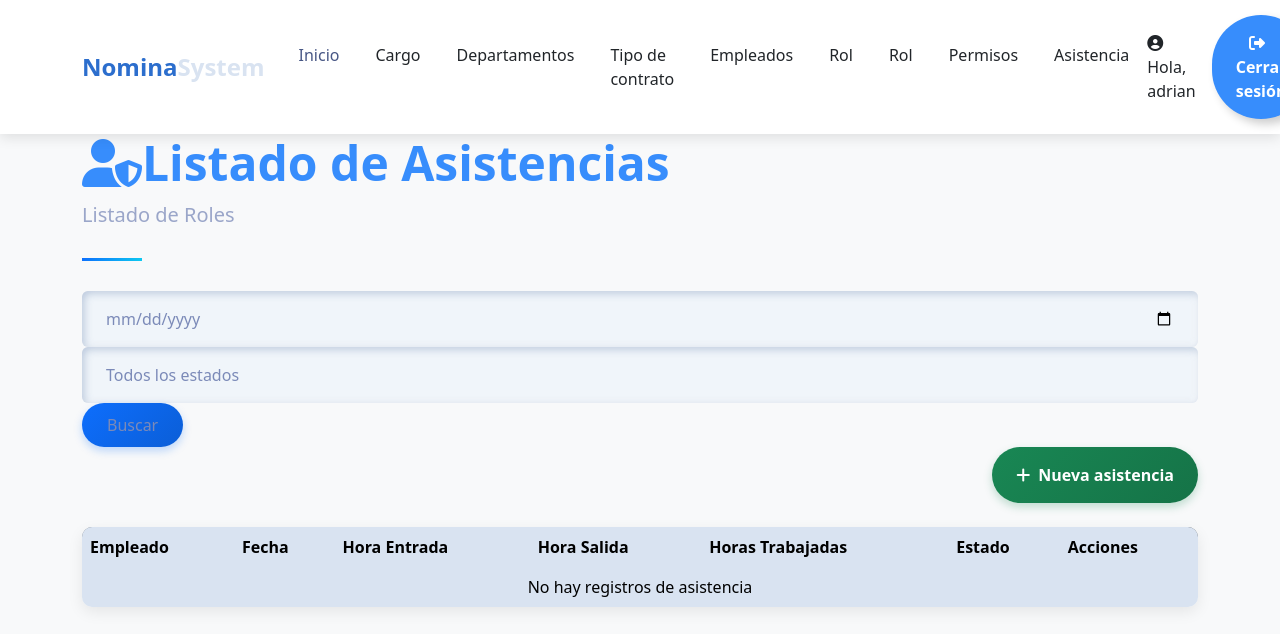
The page /payroll/list/asistencia/ (signed in) on the database as committed earlier.
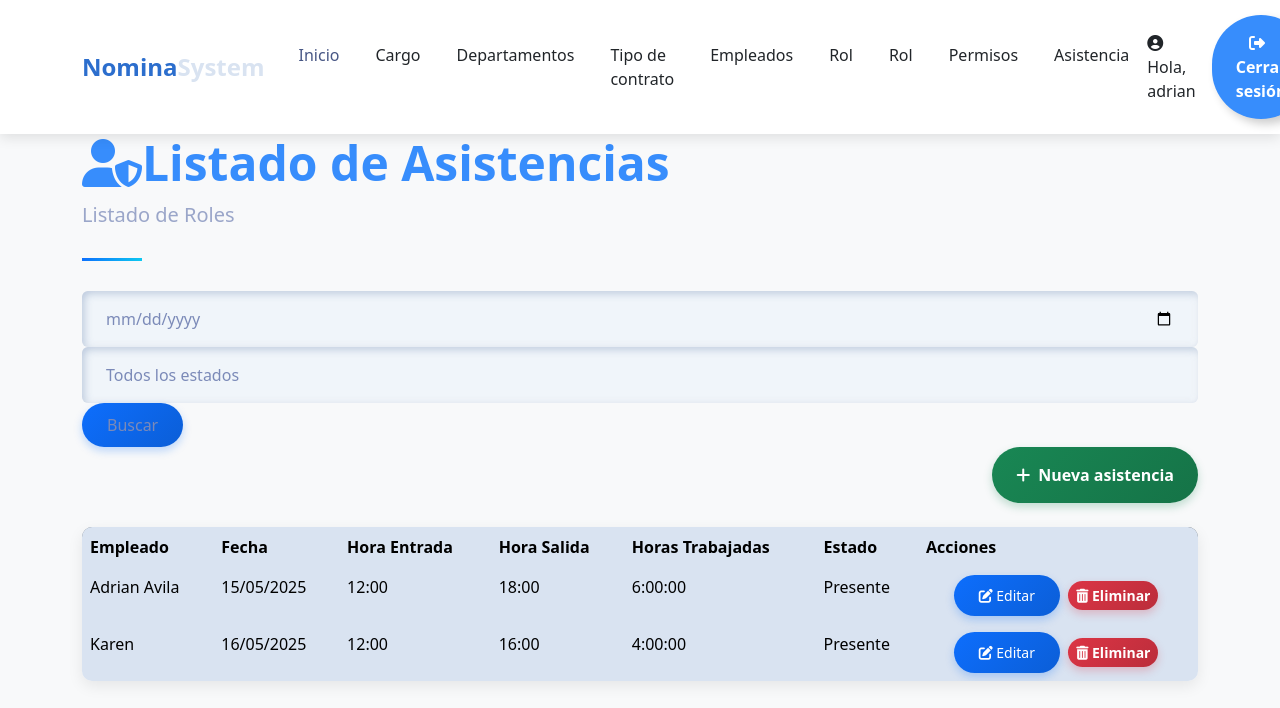
The same page on the database as committed later.
### payroll/models.py (models this page shows, shortened)
class Asistencia(models.Model):
    ESTADO_CHOICES = (
        ('P', 'Presente'),
        ('A', 'Ausente'),
        ('T', 'Tardanza'),
        ('V', 'Vacaciones'),
    )
    employee = models.ForeignKey(Employee, on_delete=models.CASCADE)
    fecha = models.DateField()
    hora_entrada = models.TimeField(null=True, blank=True)
    hora_salida = models.TimeField(null=True, blank=True)
    estado = models.CharField(max_length=1, choices=ESTADO_CHOICES, default='P')
    observaciones = models.TextField(blank=True)
    is_active = models.BooleanField(default=True)
    @property
    def horas_trabajadas(self):
        if self.hora_entrada and self.hora_salida:
            entrada = datetime.datetime.combine(self.fecha, self.hora_entrada)
            salida = datetime.datetime.combine(self.fecha, self.hora_salida)
            return salida - entrada
        return datetime.timedelta(0)

class Employee(models.Model):
    SEX_CHOICES = [
        ('M', 'Masculino'),
        ('F', 'Femenino'),
        ]
    name = models.CharField(max_length=100)
    dni = models.CharField(max_length=10, unique=True)
    address = models.TextField()
    sex = models.CharField(max_length=1, choices=SEX_CHOICES)
    salary = models.DecimalField(max_digits=10, decimal_places=2, validators=[MinValueValidator(0.01)])
    position = models.ForeignKey(Position, on_delete=models.CASCADE)
    department = models.ForeignKey(Department,on_delete=models.CASCADE)
    contract_type = models.ForeignKey(ContractType,on_delete=models.CASCADE)

### payroll/views/asistencia.py (the view)
# urls.py: path('list/asistencia/', asistencia.list_asistencia, name='list_asistencia'),
@login_required(login_url='sign_in')
def list_asistencia(request):
    try:
        asistencias = Asistencia.objects.all()
        context = paginator(request, asistencias)
        return render(request, 'asistencia/list_asistencia.html', context)
    except Exception as e:
        return render(request, 'asistencia/list_asistencia.html', {'error': str(e)})

### payroll/helpers/utilies.py (called while the page is built)
def paginator(request,objects):
    paginator=Paginator(objects,3)
    page_number=request.GET.get('page')
    registers=paginator.get_page(page_number)
    current_page = registers.number
    total_pages = paginator.num_pages
    pages_range = []
    for i in range(1, total_pages + 1):
        if abs(i - current_page) <= 2 or i == 1 or i == total_pages:
            pages_range.append(i)
    return {'registers': registers,'pages_range':pages_range,'current_page':current_page}

### template/asistencia/list_asistencia.html (shortened to what this page needs)
{% extends 'layout/base_nav.html' %}
{% load static %}
{% block extra_css %}
<link href="{% static 'css/tablestyle.css' %}" rel="stylesheet">
{% endblock %}
{% block content %}
<div class="container">
    <header class="page-header">
        <h1 class="display-5 fw-bold text-primary">
            <i class="fas fa-user-shield"></i>Listado de Asistencias
        </h1>
        <p class="lead text-muted">Listado de Roles</p>
    </header>
    <form method="get" class="search-bar">
        <input type="date" name="fecha" class="form-control">
        <select name="estado" class="form-control">
            <option value="">Todos los estados</option>
        </select>
        <button class="btn btn-primary">Buscar</button>
    </form>
    <div class="d-flex justify-content-end mb-4">
        <a class="btn btn-success" href="{% url 'payroll:create_asistencia' %}" style="color: white;">
            <i class="fas fa-plus me-2"></i>Nueva asistencia
        </a>
    </div>
    <table class="table">
        <thead>
            <tr>
                <th>Empleado</th>
                <th>Fecha</th>
                <th>Hora Entrada</th>
                <th>Hora Salida</th>
                <th>Horas Trabajadas</th>
                <th>Estado</th>
                <th>Acciones</th>
            </tr>
        </thead>
    <tbody>
    {% for item in registers %}
    <tr>
        <td>{{ item.employee.name }}</td>
        <td>{{ item.fecha|date:"d/m/Y" }}</td>
        <td>{{ item.hora_entrada|time:"H:i" }}</td>
        <td>{{ item.hora_salida|time:"H:i" }}</td>
        <td>{{ item.horas_trabajadas }}</td>
        <td>{{ item.get_estado_display }}</td>
        <td class="text-center">
            <a href="{% url 'payroll:update_asistencia' item.id %}" class="btn btn-sm btn-primary me-1"
                style="color: white;">
                <i class="fas fa-edit"></i> Editar
            </a>
            <a href="{% url 'payroll:delete_asistencia' item.id %}" class="btn btn-sm btn-danger  me-1"
                style="color: white;">
                <i class="fas fa-trash-alt"></i> Eliminar
            </a>
        </td>
    </tr>
    {% empty %}
    <tr>
        <td colspan="7" class="text-center">No hay registros de asistencia</td>
    </tr>
    {% endfor %}
    </tbody>
    </table>
</div>
{% endblock %}

Rows that differ between the two databases and show on the page:
added Asistencia: employee.name "Adrian Avila", fecha "15/05/2025", hora_entrada "12:00", hora_salida "18:00", horas_trabajadas "6:00:00", estado "Presente"
added Asistencia: employee.name "Karen", fecha "16/05/2025", hora_entrada "12:00", hora_salida "16:00", horas_trabajadas "4:00:00", estado "Presente"
Other text that changed with them:
text no longer shown: "No hay registros de asistencia"
